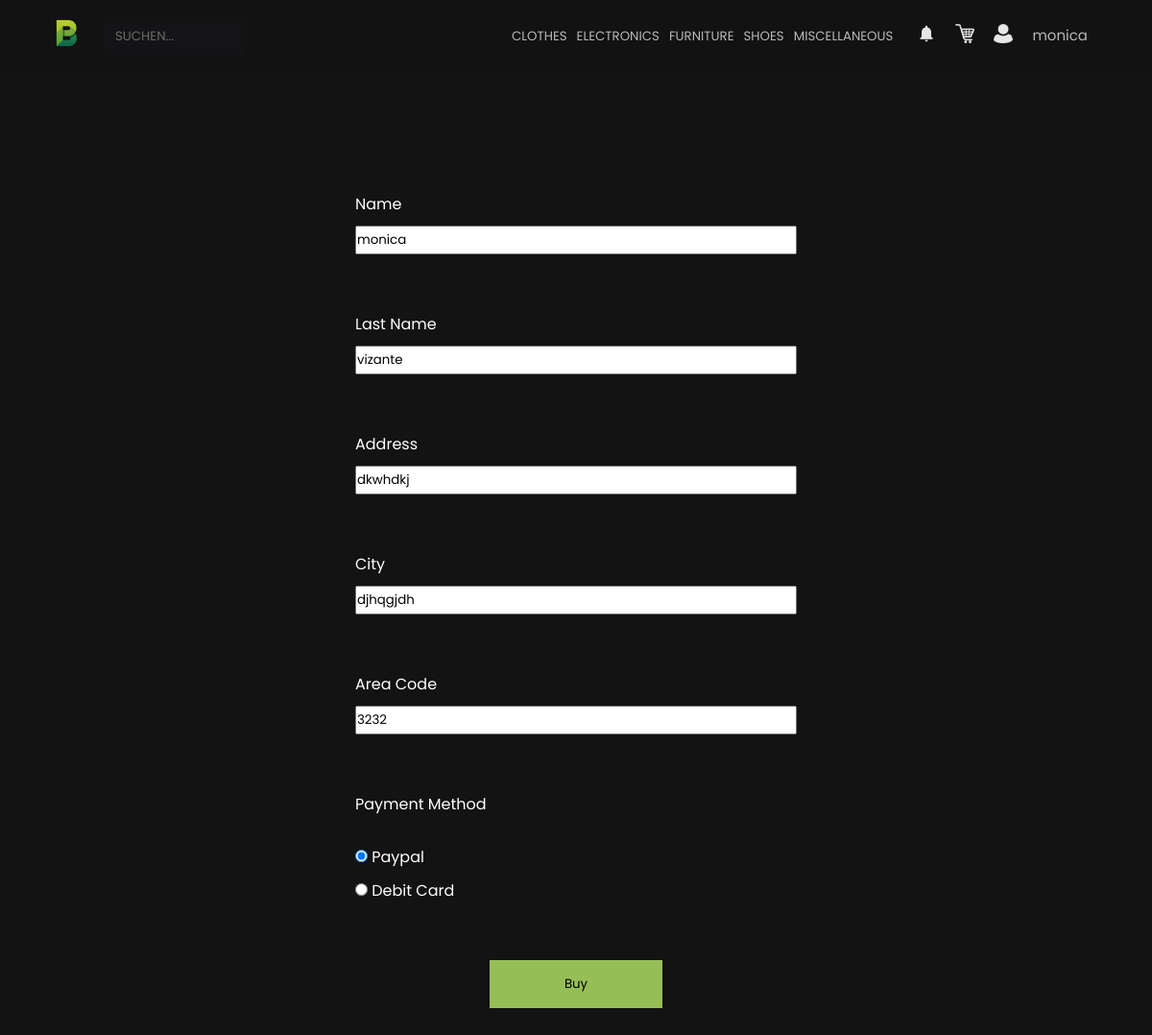
Screenshot of /webseite-projekt/public/Private/paymentForm.php (signed in) with the database file from the repository.
### tables this page shows
CREATE TABLE `category` (
  `id` int(255) NOT NULL,
  `name` varchar(255) NOT NULL
);

CREATE TABLE `person` (
  `id_person` int(11) NOT NULL,
  `first_name` varchar(255) NOT NULL,
  `review` int(255) DEFAULT NULL,
  `email` varchar(255) NOT NULL,
  `password` varchar(255) NOT NULL,
  `picture` varchar(255) DEFAULT NULL,
  `last_name` varchar(255) NOT NULL,
  `address` varchar(255) DEFAULT NULL,
  `town` varchar(255) DEFAULT NULL,
  `area_code` int(255) DEFAULT NULL,
  `payment_form` int(255) DEFAULT NULL
);

### webseite-projekt/public/Controller/getData.php (called while the page is built, shortened)
<?php
$servername = "db:3306";
$username = "db";
$password = "db";
$dbname = "db";
$conn = new mysqli($servername, $username, $password, $dbname);
$categorySql = "SELECT name FROM category";
$category = $conn->query($categorySql);
if (isset($_SESSION['id_person'])) {
	$userId = $_SESSION['id_person'];
	$getAllInfoSql = "SELECT *  FROM person WHERE id_person = $userId";
	$getAllInfo = $conn->query($getAllInfoSql);
}
?>

### webseite-projekt/public/Private/paymentForm.php (the view, shortened to what this page needs)
<?php
require "../Controller/getData.php";
require "nav.php";
?>
<!DOCTYPE html>
<html lang="de">
<head>
	<link rel="stylesheet" href="../../Styling/Css/all.css">
</head>
<body>
<div class="main-content row">
	<form action="../Controller/addData.php" method="post">
		<?php
		while ($row = $getAllInfo->fetch_assoc()) {
			echo "<div class='main-content-form'>";
			echo "<div class='form-div'>";
			echo "<label>Name</label>";
			echo "<input type='text' name='firstName' value='" . $row['first_name'] . "'>";
			echo "</div>";
			echo "<div class='form-div'>";
			echo "<label>Last Name</label>";
			if ($row['last_name']) {
				echo "<input type='text' name='lastName' value='" . $row['last_name'] . "'>";
			} else {
				echo "<input type='text' name='lastName'>";
			}
			echo "</div>";
			echo "<div class='form-div'>";
			echo "<label>Address</label>";
			if ($row['address']) {
				echo "<input type='text' name='address' value='" . $row['address'] . "'>";
			} else {
				echo "<input type='text' name='address'>";
			}
			echo "</div>";
			echo "<div class='form-div'>";
			echo "<label>City</label>";
			if ($row['town']) {
				echo "<input type='text' name='town' value='" . $row['town'] . "'>";
			} else {
				echo "<input type='text' name='town'>";
			}
			echo "</div>";
			echo "<div class='form-div'>";
			echo "<label>Area Code</label>";
			if ($row['area_code']) {
				echo "<input type='text' name='areaCode' value='" . $row['area_code'] . "'>";
			} else {
				echo "<input type='text' name='areaCode'>";
			}
			echo "</div>";
			echo "<div class='form-payment form-div'>";
			echo "<label>Payment Method</label>";
			echo "<div>";
			echo "<input name='payment' type='radio' id='paypal' value='1' " . ($row['payment_form'] == 1 ? "checked" : "") . ">";
			echo "<label for='paypal'> Paypal</label>";
			echo "<div>";
			echo "<input name='payment' type='radio' id='debitCard' value='2' " . ($row['payment_form'] == 2 ? "checked" : "") . ">";
			echo "<label for='paypal'> Debit Card</label>";
			echo "</div>";
			echo "</div>";
			echo "</div>";
			echo "<button  class='green-button' type='submit'>Buy</button>";
		}
		?>
	</form>
</div>
</body>
</html>

### webseite-projekt/public/Private/nav.php (shortened to what this page needs)
<?php
$rows = [];
if ($category->num_rows > 0) {
	while ($row = $category->fetch_assoc()) {
		$rows[] = $row;
	}
}
if (isset($_SESSION['first_name'])) {
	$first_name = $_SESSION['first_name'];
}
?>
<!DOCTYPE html>
<html lang="de">
<head>
	<link rel="stylesheet" href="../Styling/Css/nav.css">
</head>
<body>
<nav>
	<div class="nav-menu-wrapper">
		<div class="nav-menu-container">
			<div class="nav-menu-search">
				<a href="index.php">
					<img src="/Styling/Images/logoNew2.png" width="75" height="75" style="object-fit: scale-down">
				</a>
				<form action="../Controller/getData.php" method="POST" id="nav-search-form" class="home-search">
					<input type="search" id="nav-search-input" name="searchResult"
						   placeholder="Suchen..."
						   aria-label="Suchen">
				</form>
			</div>
			<div class="nav-menu-category">
				<form action="list.php" method="get" id="searchCategoryForm">
					<?php
					foreach ($rows as $row) {
						echo "<button type='text' name='category' id='" . $row["name"] . "' class='category-button' value='" . $row["name"] . "'>" . $row["name"] . "</button>";
					}
					?>
				</form>
			</div>
			<div class="nav-menu-links">
				<?php
				if (isset($first_name)) {
					echo '<a href="notification.php"><img src="/Styling/Images/Icons/appointment-reminders.png" width="20" height="20"></a>';
					echo '<a href="cart.php"><img src="/Styling/Images/Icons/shopping-cart-xxl.png" width="20" height="20"></a>';
				} else {
					echo '<a href="Account/account.php"><img src="/Styling/Images/Icons/appointment-reminders.png" width="20" height="20"></a>';
					echo '<a href="Account/account.php"><img src="/Styling/Images/Icons/shopping-cart-xxl.png" width="20" height="20"></a>';
				}
				?>
				<a href="" id="login-link">
					<img src="/Styling/Images/Icons/user.png" width="20" height="20">
					<?php
					if (isset($first_name)) {
						echo "<a href='accountDetail.php' id='login-text'>$first_name</a>";
					}
					?>
				</a>
			</div>
		</div>
	</div>
</nav>
</body>
</html>

### webseite-projekt/public/Styling/Css/home.css (style rules this page uses)
* { margin: 0; padding: 0; box-sizing: border-box; font-family: "Poppins", sans-serif; }
body { background-color: #131313; color: #cccccc; }
p, a { font-size: 15px; text-decoration: underline transparent; }
body { margin: 0; }

### webseite-projekt/public/Styling/Css/form.css (style rules this page uses)
.row { justify-content: center; margin: 0 auto; flex-direction: column; gap: 10px; align-items: center; }
.main-content-form { width: 400px; display: flex; flex-direction: column; justify-content: center; gap: 20px; background-color: #131313; color: white; align-items: center; }

### rows the page displays
category: name "CLOTHES"
category: name "ELECTRONICS"
category: name "FURNITURE"
category: name "SHOES"
category: name "MISCELLANEOUS"
person: firstName "monica", lastName "vizante", address "dkwhdkj", town "djhqgjdh", areaCode "3232", payment_form "☑ Paypal"

### other values shown
$first_name "monica"
